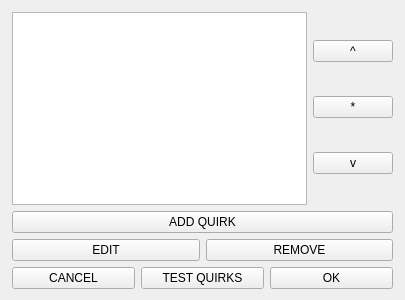
<?xml version="1.0" encoding="UTF-8"?>
<ui version="4.0">
 <class>Form</class>
 <widget class="QWidget" name="Form">
  <property name="geometry">
   <rect>
    <x>0</x>
    <y>0</y>
    <width>405</width>
    <height>300</height>
   </rect>
  </property>
  <property name="windowTitle">
   <string>Form</string>
  </property>
  <widget class="QWidget" name="verticalLayoutWidget">
   <property name="geometry">
    <rect>
     <x>0</x>
     <y>0</y>
     <width>405</width>
     <height>301</height>
    </rect>
   </property>
   <layout class="QVBoxLayout" name="verticalLayout">
    <property name="margin">
     <number>12</number>
    </property>
    <item>
     <layout class="QHBoxLayout" name="horizontalLayout">
      <item>
       <widget class="QListWidget" name="quirksList"/>
      </item>
      <item>
       <layout class="QVBoxLayout" name="verticalLayout_2">
        <item>
         <widget class="QPushButton" name="upButton">
          <property name="text">
           <string>^</string>
          </property>
         </widget>
        </item>
        <item>
         <widget class="QPushButton" name="groupButton">
          <property name="text">
           <string>*</string>
          </property>
         </widget>
        </item>
        <item>
         <widget class="QPushButton" name="downButton">
          <property name="text">
           <string>v</string>
          </property>
         </widget>
        </item>
       </layout>
      </item>
     </layout>
    </item>
    <item>
     <widget class="QPushButton" name="addQuirkButton">
      <property name="text">
       <string>ADD QUIRK</string>
      </property>
     </widget>
    </item>
    <item>
     <layout class="QHBoxLayout" name="horizontalLayout_2">
      <item>
       <widget class="QPushButton" name="editQuirkButton">
        <property name="text">
         <string>EDIT</string>
        </property>
       </widget>
      </item>
      <item>
       <widget class="QPushButton" name="removeQuirkButton">
        <property name="text">
         <string>REMOVE</string>
        </property>
       </widget>
      </item>
     </layout>
    </item>
    <item>
     <layout class="QHBoxLayout" name="horizontalLayout_3">
      <item>
       <widget class="QPushButton" name="cancelButton">
        <property name="text">
         <string>CANCEL</string>
        </property>
       </widget>
      </item>
      <item>
       <widget class="QPushButton" name="testButton">
        <property name="text">
         <string>TEST QUIRKS</string>
        </property>
       </widget>
      </item>
      <item>
       <widget class="QPushButton" name="okButton">
        <property name="text">
         <string>OK</string>
        </property>
       </widget>
      </item>
     </layout>
    </item>
   </layout>
  </widget>
 </widget>
 <resources/>
 <connections/>
</ui>
